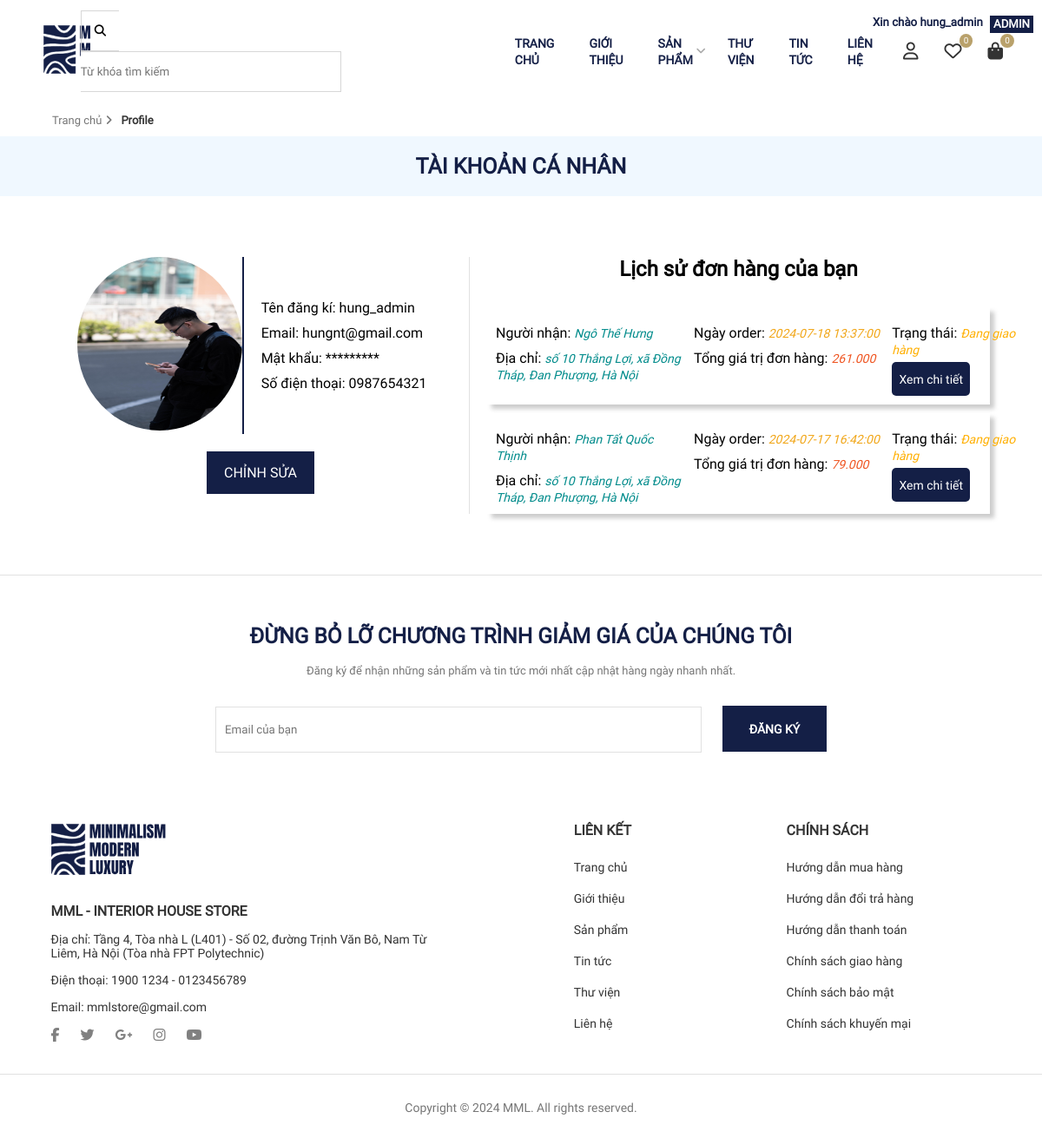
The app's page /?act=view_profile (signed in) with its own data.
### tables this page shows
CREATE TABLE `account` (
  `acc_id` int NOT NULL,
  `acc_name` varchar(255) NOT NULL,
  `acc_password` varchar(255) NOT NULL,
  `acc_email` varchar(255) NOT NULL,
  `acc_phone` varchar(20) NOT NULL,
  `acc_image` varchar(255) NOT NULL,
  `acc_status` tinyint NOT NULL DEFAULT '1' COMMENT '1: Hoạt động\r\n0: Không hoạt động',
  `acc_role` tinyint NOT NULL DEFAULT '0' COMMENT '0: Client\r\n1: Admin'
);

CREATE TABLE `bill` (
  `bill_id` int NOT NULL,
  `fullname` varchar(255) NOT NULL,
  `phone` varchar(20) NOT NULL,
  `address` text NOT NULL,
  `date_order` datetime NOT NULL,
  `bill_total` decimal(10,3) NOT NULL,
  `acc_id` int NOT NULL,
  `bill_status` int NOT NULL DEFAULT '0' COMMENT '0: chờ xác nhận\r\n1: đã xác nhận\r\n2: đang giao hàng\r\n3: giao hàng thành công\r\n4: đã huỷ ',
  `payment_status` tinyint NOT NULL DEFAULT '1' COMMENT '1:Chưa thanh toán\r\n0:Đã thanh toán',
  `voucher_id` int NOT NULL DEFAULT '3'
);

### controller/HomeController.php (called while the page is built, shortened)
<?php
    class HomeController {
        public $accountQuery;
        public $billQuery;
        public function __construct()
        {
            $this -> accountQuery = new AccountQuery();
            $this -> billQuery= new BillQuery();
        }
                        ?>
                <?php
    public function viewProfile() {
        if(isset($_SESSION['acc_id'])) {
            $info = $this->accountQuery->infoOneAccount($_SESSION['acc_id']);
            $dsOrder_bill = $this->billQuery->showBillOfAcc_Allbill($_SESSION['acc_id']);
        }
        include "view/profile.php";
    }
}
?>

### index.php (called while the page is built, shortened)
<?php
include "common/function.php";
include "controller/HomeController.php";
include "model/billQuery.php";
include "admin/model/accountQuery.php";
$act = $_GET['act'] ?? '' ;
match ($act) {
    '' => (new HomeController())->home(),
    'login' => (new LoginController) ->login(),
    'logout' => (new LoginController()) ->logout(),
    'signup' => (new LoginController()) ->signup(),
    'cart' =>  (new HomeController())->cart(),
    'ctsp'=> (new HomeController()) -> ctsp(),
    'order' => (new HomeController()) -> order(),
    'end_order' => (new HomeController()) -> end_order(),
    'deleteProInCart' => (new HomeController()) -> deleteOneProInCart(),
    'deleteAllCart' => (new HomeController()) -> deleteAllCart(),
    'view_profile' => (new HomeController()) -> viewProfile(),
    'update_profile' => (new HomeController()) -> updateProfile(),
    'update_bill_status_profile' => (new HomeController()) -> update_bill_Profile(),
    'searchPro' => (new HomeController()) -> searchPro(),
    'showAllProOfCate'=> (new HomeController()) -> showAllProOfCate(),
}
?>

### common/function.php (called while the page is built, shortened)
<?php
    function connectDB() {
        $host = DB_HOST;
        $port  = DB_PORT;
        $dbname = DB_NAME;
        try {
            $conn = new PDO ("mysql:host=$host;port=$port;dbname=$dbname",DB_USER,DB_PASS);
            return $conn;
        } catch (\Throwable $th) {
            echo "Lỗi";
        }
    }
    function convertToObjectAccount($row) {
        $account = new Account();
        $account -> acc_id = $row['acc_id'];
        $account -> acc_name = $row['acc_name'];
        $account -> acc_password = $row['acc_password'];
        $account -> acc_email = $row['acc_email'];
        $account -> acc_phone = $row['acc_phone'];
        $account -> acc_image = $row['acc_image'];
        $account -> acc_status = $row['acc_status'];
        $account -> acc_role = $row['acc_role'];
        return $account;
    }
    function convertToObjectBill($row) {
        $bill = new Bill();
        $bill -> bill_id = $row['bill_id'];
        $bill -> fullname = $row['fullname'];
        $bill -> phone = $row['phone'];
        $bill -> address = $row['address'];
        $bill -> date_order = $row['date_order'];
        $bill -> bill_total = $row['bill_total'];
        $bill -> acc_id = $row['acc_id'];
        $bill -> bill_status = $row['bill_status'];
        $bill -> payment_status = $row['payment_status'];
        $bill -> acc_name = $row['acc_name'];
        $bill -> voucher_id = $row['voucher_id'];
        return $bill;
    }
?>

### admin/model/accountQuery.php (called while the page is built, shortened)
<?php
class AccountQuery {
    public $pdo;
    public function __construct() {
        $this->pdo = connectDB();
    }
    public function __destruct() {
        $this -> pdo = null;
    }
    public function infoOneAccount($acc_id) {
        try {
            $sql = "select * from account where acc_id = $acc_id";
            $data = $this->pdo->query($sql)->fetch();
            $info = convertToObjectAccount($data);
            return $info;
        } catch (Exception $e) {
            echo "Lỗi: ".$e ->getMessage();
            echo "<hr>";
        }
    }
}
?>

### model/billQuery.php (called while the page is built, shortened)
<?php
   class BillQuery
   {
       public $pdo;
       public function __construct()
       {
           $this->pdo = connectDB();
       }
       public function __destruct()
       {
           $this->pdo = 'null';
       }
       public function showBillOfAcc_Allbill($acc_id)
       {
           try {
               $sql = "SELECT *  FROM bill
                       JOIN account ON bill.acc_id = account.acc_id
                       WHERE bill.acc_id = $acc_id
                       ORDER BY bill.date_order DESC";
               $data = $this->pdo->query($sql)->fetchAll();
               $dsOrder = [];
               if ( $data === false) {
                   return "Lỗi";
               } else {
                   foreach ($data as $row) {
                       $dsOrder[] = convertToObjectBill($row);
                   }
                   return $dsOrder;
               }
           } catch (Exception $e) {
               echo "Lỗi" . $e->getMessage();
               echo "<hr>";
           }
       }
   }
   ?>

### view/profile.php (the view, shortened to what this page needs)
<!DOCTYPE html>
<html lang="en">
<head>
    <link rel="stylesheet" href="giaodien/home.css">
    <link rel="stylesheet" href="giaodien/sign_in.css">
    <link rel="stylesheet" href="giaodien/userDetail.css">
    <link rel="stylesheet" href="https://cdnjs.cloudflare.com/ajax/libs/font-awesome/6.5.2/css/all.min.css">
</head>
<body>
    <?php
    include "view/Component/header.php"
    ?>
    <main>
        <nav>
            <ul>
                <li>
                    <a href="index.php">Trang chủ</a>
                    <i class="fa-solid fa-angle-right"></i>
                </li>
                <li>
                    <h5>Profile</h5>
                </li>
            </ul>
        </nav>
        <div class="profile">tài khoản cá nhân</div>
        <div class="main_content">
            <form action="?act=update_profile" method="POST" enctype="multipart/form-data" class="form-profile">
                <div class="avatar">
                    <?php
                    if ($info->acc_image == "") { ?>
                        <img src="img/account/user_default.png" alt="">
                    <?php  } else { ?>
                        <img src="img/account/<?= $info->acc_image ?>" alt="">
                    <?php  } ?>
                </div>
                <div class="detail_info">
                    <div class="hoten">Tên đăng kí: <?= $info->acc_name ?>
                    </div>
                    <div class="email">Email: <?= $info->acc_email ?>
                    </div>
                    <div class="password">Mật khẩu: *********
                    </div>
                    <div class="password">Số điện thoại: <?= $info->acc_phone ?>
                    </div>
                </div>
                <a href="" class="btn-edit">
                    <button name='updateProfile'>chỉnh sửa</button>
                </a>
            </form>
            <div class="inf_Order">
                <h2 style="text-align:center;padding-bottom:10px">Lịch sử đơn hàng của bạn</h2>
                <div class="all_pro_order">
                    <?php
                    foreach ($dsOrder_bill as $bill_one) { ?>
                        <div class="one_bill">
                            <form action="" style="display: flex;" id="form_dt">
                                <div class="line1">
                                    <h5>Người nhận: <span style="font-style: italic; font-size: 14px; color: darkcyan;"><?= $bill_one->fullname ?></span> </h5>
                                    <h5>Địa chỉ: <span style="font-style: italic; font-size: 14px; color: darkcyan;"><?= $bill_one->address ?></span></h5>
                                </div>
                                <div class="line2">
                                    <h5>Ngày order: <span style="font-style: italic; font-size: 14px; color: #f1a618;"><?= $bill_one->date_order ?></span></h5>
                                    <h5>Tổng giá trị đơn hàng: <span style="font-style: italic; font-size: 14px; color: #ef5420;"><?= $bill_one->bill_total ?></span></h5>
                                </div>
                                <div class="line3">
                                    <h5>Trạng thái: <?php if ($bill_one->bill_status == 0) { ?>
                                            <span style="font-style: italic; font-size: 14px; color: #6EACDA;">Chờ xác nhận</span>
                                            <a href="?act=update_bill_status_profile&bill_id=<?= $bill_one->bill_id ?>&bill_status=0">
                                                <button style="background-color: #DC3544;" id="check_bill_dt" type="button" class="bill_dt_btn" data-id=<?= $bill_one->bill_id ?>>
                                                    Hủy đơn
                                                </button>
                                            </a>
                                        <?php } else if ($bill_one->bill_status == 2) { ?>
                                            <span style="font-style: italic; font-size: 14px; color: #FFAF00;">Đang giao hàng</span>
                                        <?php } else if ($bill_one->bill_status == 3) { ?>
                                            <span style="font-style: italic; font-size: 12px; color: #198754;">Giao hàng thành công</span>
                                            <div class="box_btn" style="display: flex;">
                                                <a href="">
                                                    <button style="background-color: #198754;" id="check_bill_dt" type="button" class="bill_status_btn" data-id=<?= $bill_one->bill_id ?>>
                                                        Đã nhận hàng
                                                    </button>
                                                </a>
                                            </div>
                                        <?php } else if ($bill_one->bill_status == 4) { ?>
                                            <span style="font-style: italic; font-size: 14px; color:red;">Đã hủy đơn</span> <?php
                                                                                                                        } ?>
                                    </h5>
                                    <a href="?act=view_profile&bill_id=<?= $bill_one->bill_id ?>">
                                        <button id="check_bill_dt" type="button" class="bill_dt_btn" data-id=<?= $bill_one->bill_id ?>>
                                            Xem chi tiết
                                        </button>
                                    </a>
                                </div>
                            </form>
                        </div>
                    <?php }
                    ?>
                </div>
            </div>
        </div>
    </main>
    <hr>
    <?php include "view/Component/footer.php" ?>
</body>
</html>

### giaodien/home.css (style rules this page uses)
* { margin: 0; padding: 0; box-sizing: border-box; font-family: Roboto; }
a { text-decoration: none; }
ul li { list-style-type: none; }
hr { color: #e1e1e1; background: #e1e1e1; border: 0; height: 1px; }

### giaodien/sign_in.css (style rules this page uses)
nav { width: 90%; margin: 0 auto; padding: 10px 0; }
nav>ul { display: flex; align-items: center; }
nav>ul>li { padding-right: 10px; }
nav>ul>li>a { color: #767676; font-size: 13px; }
nav>ul>li>i { font-size: 13px; color: #767676; }
nav>ul>li>h5 { color: #333333; font-size: 13px; padding-top: 2px; }

### giaodien/userDetail.css (style rules this page uses)
.profile { width: 100%; text-align: center; font-size: 25px; text-transform: uppercase; font-weight: 700; color: #141F46; padding: 20px 0; background-color: aliceblue; }
.form-profile { width: 40%; height: 250px; margin: 50px 0; display: flex; flex-direction: row; flex-wrap: wrap; justify-content: center; align-items: center; font-size: 16px; }
.avatar { width: 40%; text-align: center; border-right: 2px solid #141F46; }
.avatar img { width: 200px; height: 200px; border-radius: 50%; }
.detail_info { display: flex; flex-direction: column; justify-content: space-between; }
.detail_info>div { padding: 5px 0; margin: 0 20px; }
.btn-edit { text-align: center; padding: 20px 0; }
.btn-edit button { font-size: 16px; padding: 15px 20px ; text-transform: uppercase; border: none; background-color: #141F46; color: white; cursor: pointer; transition: .6s ease; }
.main_content { display: flex; justify-content: center; padding: 20px 0; }
.inf_Order { margin: 50px 0; width: 50%; border-left: 1px solid #e1e1e1; padding-left: 20px; }
.all_pro_order { margin-top: 20px; }
img { max-width: 100%; height: 100%; }
.one_bill { display:flex ; border: none; margin-top: 10px; padding: 10px; box-shadow: 5px 5px 5px #ccc; }
.line1,.line2 { margin-right: 10px; width: 250px; }
.one_bill h5 { margin-top: 10px; margin-top: 10px; font-weight: 500; font-size: 16px; }
#check_bill_dt { width: 90px; height: 39px; border-radius: 5px; background-color: #141F46; color: #fff; border: none; margin-top: 5px; font-size: 14px; font-weight: 500; cursor: pointer; }

### records on screen
account: acc_image (picture), acc_name "hung_admin", acc_email "hungnt@gmail.com", acc_phone "0987654321"
bill: fullname "Ngô Thế Hưng", address "số 10 Thắng Lợi, xã Đồng Tháp, Đan Phượng, Hà Nội", date_order "2024-07-18 13:37:00", bill_total "261.000", bill_status "Đang giao hàng"
bill: fullname "Phan Tất Quốc Thịnh", address "số 10 Thắng Lợi, xã Đồng Tháp, Đan Phượng, Hà Nội", date_order "2024-07-17 16:42:00", bill_total "79.000", bill_status "Đang giao hàng"

### other values on screen
$_SESSION['acc_name'] "hung_admin"
$allSlPro "0"
